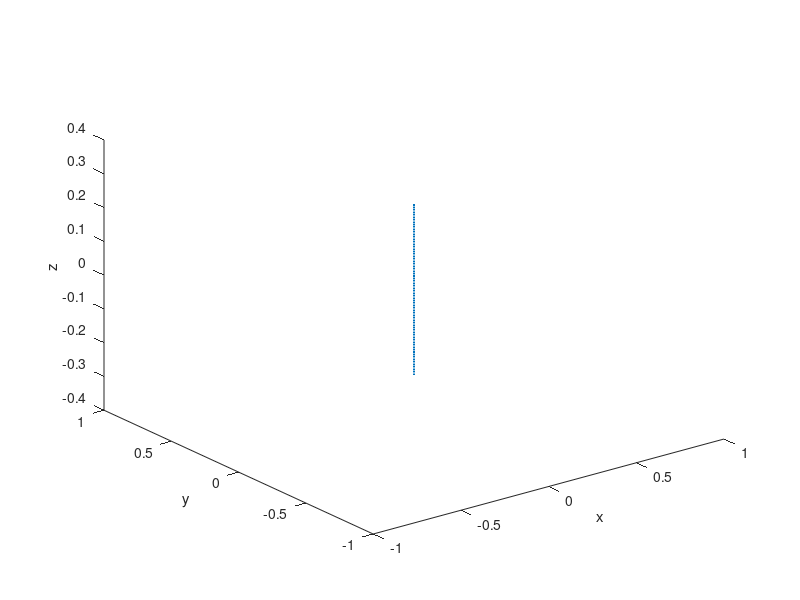

The MATLAB script that drew this image: (Note: this script raises an error after producing the figure.)
clear all;close all
lambda=1;
mu = pi*4e-7; % H/m
c=299792458;% m/second
epsilon=1/c^2/mu; %F/m
eta=sqrt(mu/epsilon); %ohms
k=2*pi/lambda; %1/m
h=0.5; %total length of dipole

%Make structure arrays for the antenna
%Make current at center of each segment
ni=101;
for i=1:ni;
x_strut(i)=0;
y_strut(i)=0;
z_strut(i)=-h/2+h*(i-1)/(ni-1);
if i<ni
z=z_strut(i)+h/(ni-1)/2;%z at center of segment
I(i)=sin(k*(h/2-abs(z)));
end
end

%Make angles to compute field in far zone.
%compute entire pattern on a grid
%choose grid to make integration easy
ntheta=1000;
delta_theta=pi/ntheta;
theta=([1:ntheta]-0.5)*delta_theta;
nphi=2*ntheta;
delta_phi=2*pi/nphi;
phi=([1:nphi]-0.5)*delta_phi;
[theta_field,phi_field]= meshgrid(theta,phi);
%draw Structure
figure
plot3(x_strut,y_strut,z_strut,'.-');
xlabel('x');ylabel('y');zlabel('z');

%compute far-zone field
[E_theta,E_phi] = FarZone(I,x_strut,y_strut,z_strut,theta_field,phi_field,lambda);
%compute radiation intensity
E=sqrt(abs(E_theta).^2+abs(E_phi).^2);
U=E.^2/2/eta;
%compute power radiated by integrating radiation intensity
tmp=sin(theta_field).*U;
power=sum(tmp(:))*delta_theta*delta_phi;
%Compute directivity
D=4*pi*max(U(:))/power
D_db=10*log10(D)